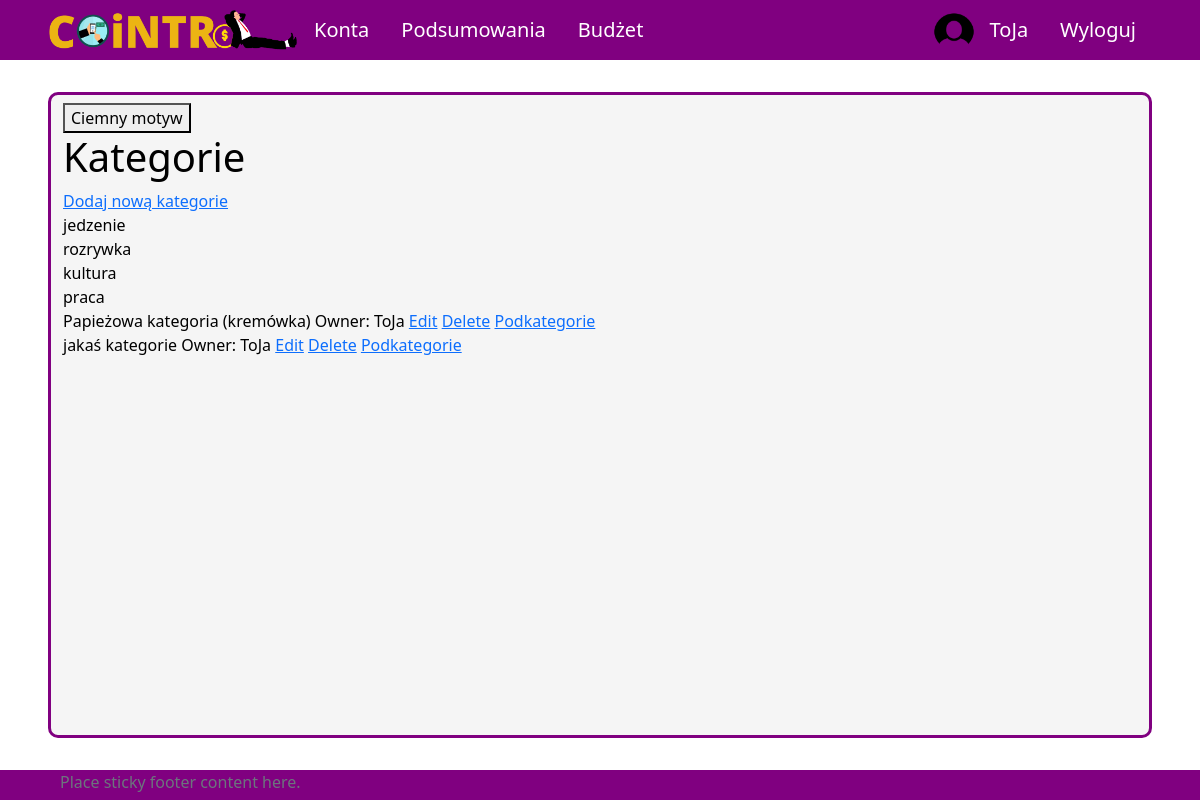
The app's page /profile/categories (signed in), older data.
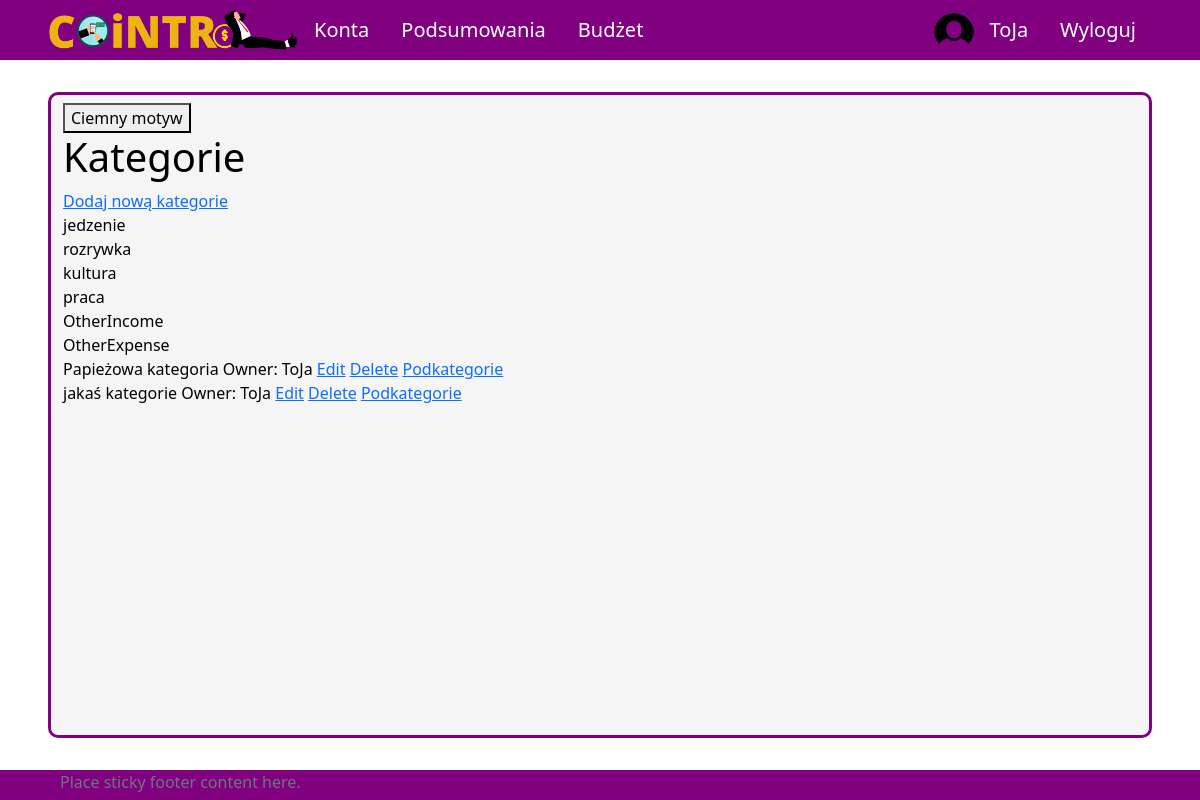
The same page, newer data.
### UsersApp/models.py (models this page shows, shortened)
class Category(models.Model):
    SCOPE_CHOICES = (
    ("INCOME", "income"),
    ("EXPENSE", "expense"),
    )
    name = models.CharField(max_length=255)
    owner = models.ForeignKey(Profile, null=True, blank=True, on_delete=models.CASCADE)
    scope = models.CharField(max_length=10, choices=SCOPE_CHOICES) #income / expense - do oddzielenia rodzaju transakcji
    id = models.UUIDField(default=uuid.uuid4, unique=True, primary_key=True, editable=False)

class Profile(models.Model):
    user = models.OneToOneField(User, on_delete=models.CASCADE, null=True, blank=True)
    name = models.CharField(max_length=200, blank=True, null=True)
    email = models.EmailField(max_length=400, null=True, blank=True)
    username = models.CharField(max_length=200, blank=True, null=True)
    currency = models.ForeignKey('Currency', on_delete=models.SET_NULL, null=True)
    image = models.ImageField(null=True, blank=True)
    created = models.DateTimeField(auto_now_add=True)
    id = models.UUIDField(default=uuid.uuid4, unique=True,
                            primary_key=True, editable=False)

### UsersApp/views.py (the view)
# urls.py: path('profile/categories', views.showCategories, name='all-categories'),
@login_required(login_url='login')
def showCategories(request):
    defaultCategory = Category.objects.filter(owner__isnull=True)
    userCategory = Category.objects.filter(owner=request.user.profile)
    context = {'defaultCategory' : defaultCategory, 'userCategory' : userCategory}
    return render(request, 'application/categories/all-categories.html', context)

### templates/application/categories/all-categories.html
{% extends 'application/base.html' %}
{% block content %}
<h1>Kategorie</h1>
<a href="{% url 'create-category' %}">Dodaj nową kategorie</a> <br />
{% for dc in defaultCategory %}
    {{dc.name}}
    <br />
{% endfor %}
{% for uc in userCategory %}
    {{uc.name}} Owner: {{uc.owner.username}}
    <a href="{% url 'edit-category' uc.id %}">Edit</a>
    <a href="{% url 'delete-category' uc.id %}" onclick=
    "return confirm('Are you sure you want to delete {{uc.name}}?')">Delete</a>
    <a href="{% url 'all-subcategories' uc.id %}">Podkategorie</a>
    <br />
{% endfor %}
{% endblock %}

Row changes from the older to the newer data that the page shows:
added Category: name "OtherIncome", shown under "Kategorie"
added Category: name "OtherExpense", shown under "Kategorie"
changed Category: name "Papieżowa kategoria (kremówka)" → "Papieżowa kategoria"
